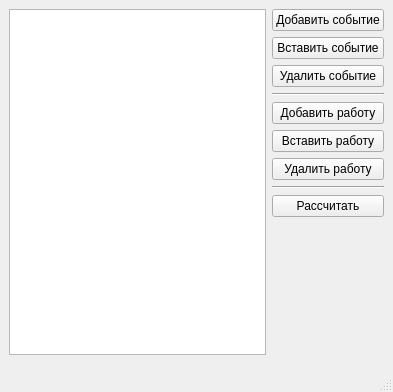
<?xml version="1.0" encoding="UTF-8"?>
<ui version="4.0">
 <class>MainWindow</class>
 <widget class="QMainWindow" name="MainWindow">
  <property name="geometry">
   <rect>
    <x>0</x>
    <y>0</y>
    <width>393</width>
    <height>392</height>
   </rect>
  </property>
  <property name="windowTitle">
   <string>Сетевая модель</string>
  </property>
  <widget class="QWidget" name="centralwidget">
   <layout class="QHBoxLayout" name="horizontalLayout">
    <item>
     <layout class="QVBoxLayout" name="verticalLayout1">
      <item>
       <widget class="QTreeView" name="treeView">
        <property name="dragEnabled">
         <bool>false</bool>
        </property>
        <property name="dragDropOverwriteMode">
         <bool>false</bool>
        </property>
        <property name="dragDropMode">
         <enum>QAbstractItemView::NoDragDrop</enum>
        </property>
       </widget>
      </item>
      <item>
       <widget class="GraphWidget" name="graphView" native="true"/>
      </item>
     </layout>
    </item>
    <item>
     <layout class="QVBoxLayout" name="verticalLayout">
      <item>
       <widget class="QPushButton" name="btnAddEvent">
        <property name="text">
         <string>Добавить событие</string>
        </property>
       </widget>
      </item>
      <item>
       <widget class="QPushButton" name="btnInsertEvent">
        <property name="text">
         <string>Вставить событие</string>
        </property>
       </widget>
      </item>
      <item>
       <widget class="QPushButton" name="btnDeleteEvent">
        <property name="text">
         <string>Удалить событие</string>
        </property>
       </widget>
      </item>
      <item>
       <widget class="Line" name="line">
        <property name="orientation">
         <enum>Qt::Horizontal</enum>
        </property>
       </widget>
      </item>
      <item>
       <widget class="QPushButton" name="btnAddOperation">
        <property name="text">
         <string>Добавить работу</string>
        </property>
       </widget>
      </item>
      <item>
       <widget class="QPushButton" name="btnInsertOperation">
        <property name="text">
         <string>Вставить работу</string>
        </property>
       </widget>
      </item>
      <item>
       <widget class="QPushButton" name="btnDeleteOperation">
        <property name="text">
         <string>Удалить работу</string>
        </property>
       </widget>
      </item>
      <item>
       <widget class="Line" name="line_2">
        <property name="orientation">
         <enum>Qt::Horizontal</enum>
        </property>
       </widget>
      </item>
      <item>
       <widget class="QPushButton" name="btnCalc">
        <property name="text">
         <string>Рассчитать</string>
        </property>
       </widget>
      </item>
      <item>
       <spacer name="verticalSpacer">
        <property name="orientation">
         <enum>Qt::Vertical</enum>
        </property>
        <property name="sizeHint" stdset="0">
         <size>
          <width>20</width>
          <height>40</height>
         </size>
        </property>
       </spacer>
      </item>
     </layout>
    </item>
   </layout>
  </widget>
  <widget class="QMenuBar" name="menubar">
   <property name="geometry">
    <rect>
     <x>0</x>
     <y>0</y>
     <width>393</width>
     <height>25</height>
    </rect>
   </property>
  </widget>
  <widget class="QStatusBar" name="statusbar"/>
 </widget>
 <customwidgets>
  <customwidget>
   <class>GraphWidget</class>
   <extends>QWidget</extends>
   <header>graphwidget.h</header>
  </customwidget>
 </customwidgets>
 <resources/>
 <connections/>
</ui>
